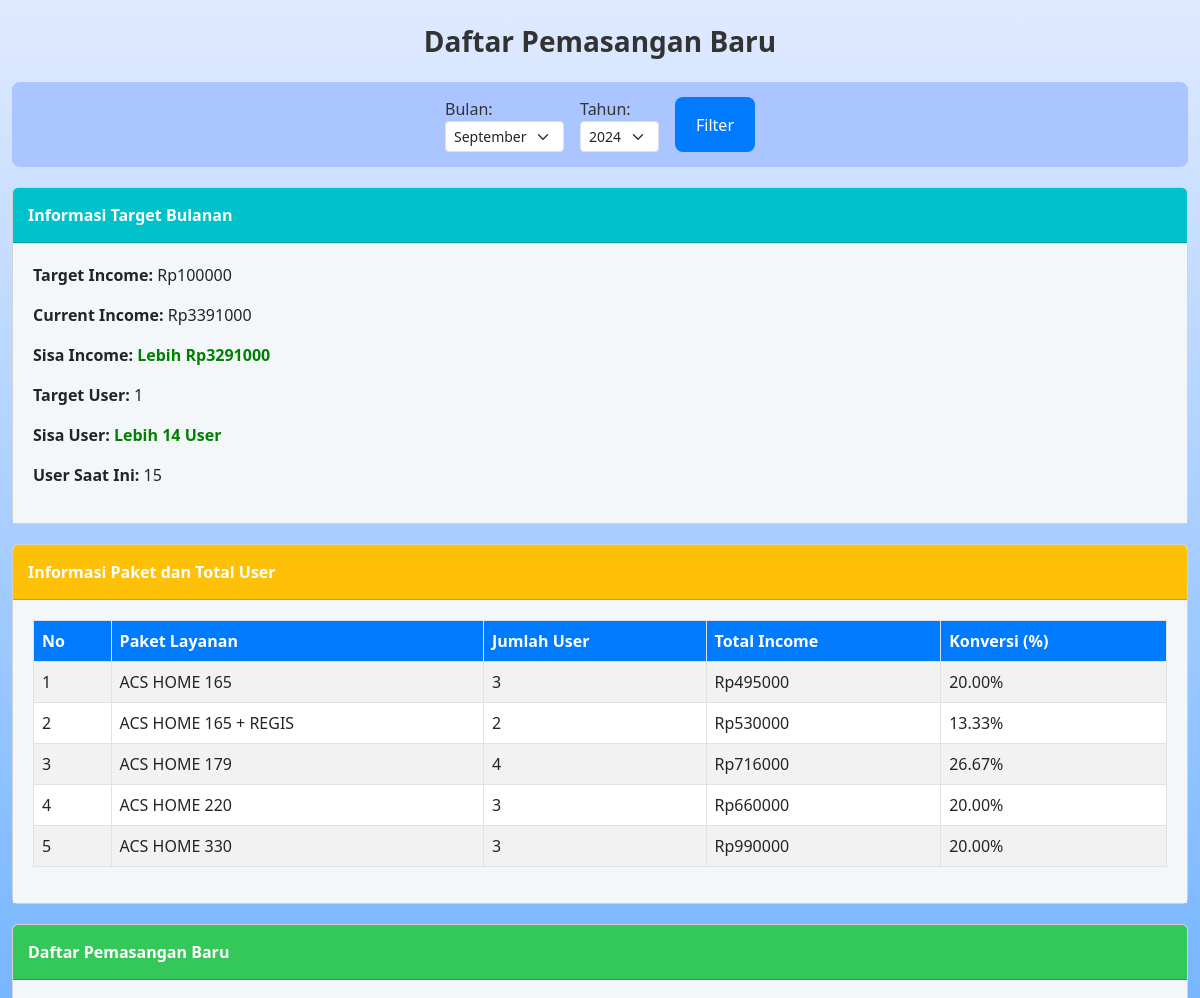
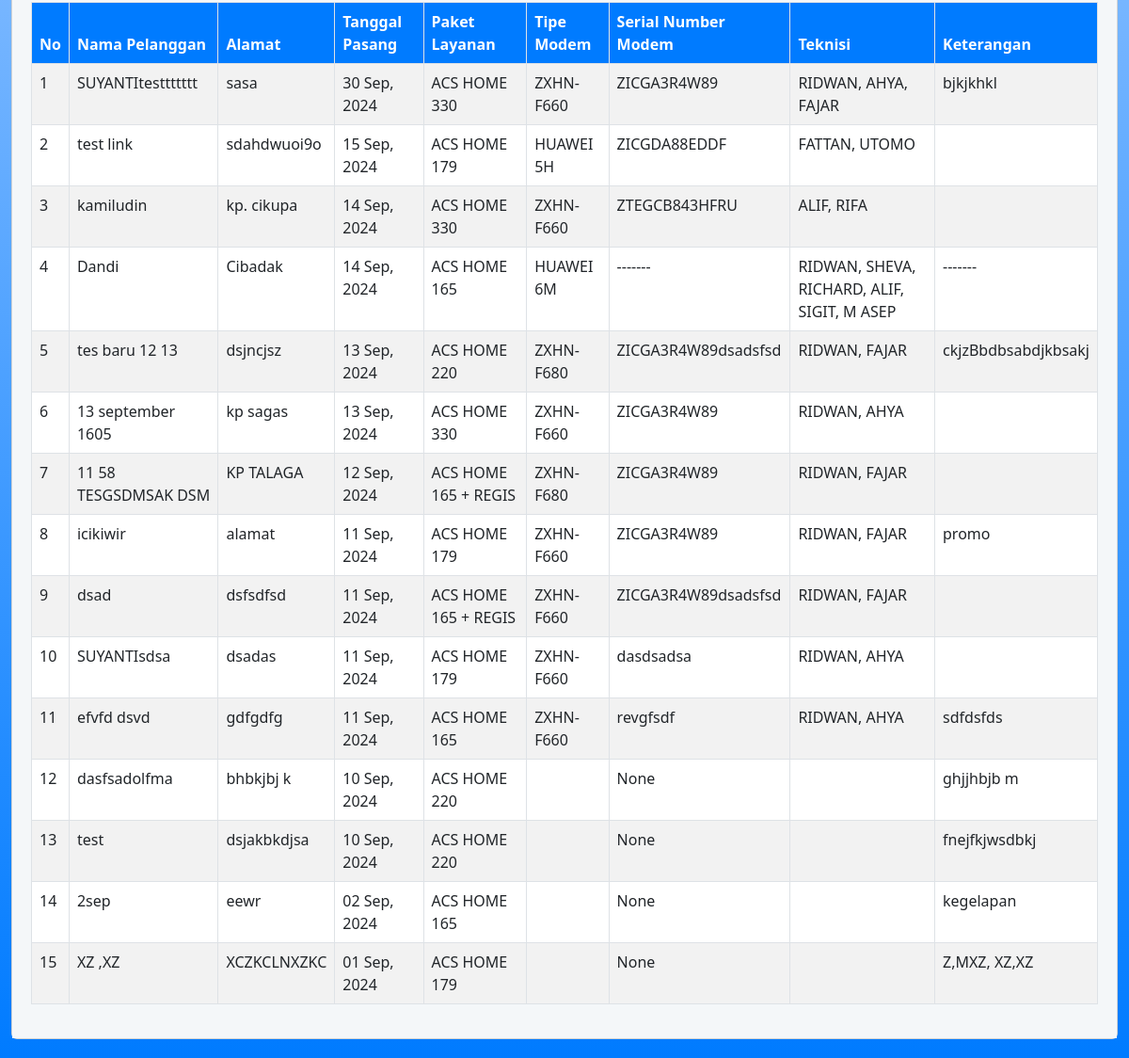
The app's page /listpsb/ (signed in) with its own data (2 pictures, top to bottom).
### psb/models.py (models this page shows, shortened)
class TargetBulanan(models.Model):
    bulan = models.CharField(max_length=7)  # Format MM-YYYY
    target_income = models.IntegerField()
    current_income = models.IntegerField(default=0)
    target_user = models.IntegerField()
    jumlah_user = models.IntegerField(default=0)
    class Meta:
        verbose_name = "Target Bulanan"
        verbose_name_plural = "Target Bulanan"

class PaketLayanan(models.Model):
    nama_paket = models.CharField(max_length=255)
    deskripsi = models.TextField()
    harga_paket = models.IntegerField()
    class Meta:
        verbose_name = "Paket Layanan"
        verbose_name_plural = "Paket Layanan"

class PemasanganBaru(models.Model):
    nama_pelanggan = models.CharField(max_length=255)
    alamat = models.TextField()
    tanggal_pasang = models.DateField()  # Ini mewakili tanggal pemasangan
    paket_layanan = models.ForeignKey('PaketLayanan', on_delete=models.CASCADE)
    modem = models.ForeignKey(Modem, on_delete=models.SET_NULL, null=True, blank=True)
    serial_number_modem = models.CharField(max_length=100, blank=True, null=True)
    teknisi = models.ManyToManyField(Teknisi)
    keterangan = models.TextField(null=True, blank=True)
    class Meta:
        verbose_name = "Pemasangan Baru"
        verbose_name_plural = "Pemasangan Baru"
        ordering = ['-tanggal_pasang']  # Sort by tanggal_pasang

class Modem(models.Model):
    tipe_modem = models.CharField(max_length=50)
    serial_number = models.CharField(max_length=100,null=True)
    class Meta:
        verbose_name = "Tipe Modem"
        verbose_name_plural = "Tipe Modem"

class Teknisi(models.Model):
    nama_teknisi = models.CharField(max_length=100)
    class Meta:
        verbose_name = "Nama Teknisi"
        verbose_name_plural = "Nama Teknisi"

### psb/views.py (the view)
# urls.py: path('listpsb/', pemasangan_list, name='pemasangan_list'),
@login_required
def pemasangan_list(request):
    bulan = request.GET.get('bulan') or str(date.today().month)
    tahun = request.GET.get('tahun') or str(date.today().year)
    pemasangan_list = PemasanganBaru.objects.all()
    if bulan and tahun:
        pemasangan_list = pemasangan_list.filter(tanggal_pasang__year=tahun, tanggal_pasang__month=bulan)
    bulan_tahun = f"{int(bulan):02d}-{tahun}"
    target_bulanan = TargetBulanan.objects.filter(bulan=bulan_tahun).first()
    total_user_all = pemasangan_list.count()
    total_income_all = pemasangan_list.aggregate(Sum('paket_layanan__harga_paket'))['paket_layanan__harga_paket__sum'] or 0
    if target_bulanan:
        target_user = target_bulanan.target_user  # target user bulanan
        sisa_income = total_income_all - target_bulanan.target_income
        sisa_user = total_user_all - target_user
        sisa_income_abs = abs(sisa_income) if sisa_income < 0 else sisa_income
        sisa_user_abs = abs(sisa_user) if sisa_user < 0 else sisa_user
    else:
        target_user = 0
        sisa_income = 0
        sisa_user = 0
        sisa_income_abs = 0
        sisa_user_abs = 0
    paket_data = pemasangan_list.values(
        'paket_layanan__nama_paket', 'paket_layanan__harga_paket'
    ).annotate(
        total_user=Count('paket_layanan'),
        total_income=Sum('paket_layanan__harga_paket')
    )
    for paket in paket_data:
        paket['konversi'] = (paket['total_user'] / total_user_all) * 100 if total_user_all > 0 else 0
    teknisi_data = Teknisi.objects.all()
    modem_data = Modem.objects.all()
    years = range(2020, date.today().year + 1)
    return render(request, 'psb/pemasangan_list.html', {
        'pemasangan_list': pemasangan_list,
        'paket_data': paket_data,
        'total_user_all': total_user_all,  # Jumlah total user (user saat ini)
        'total_income_all': total_income_all,
        'target_bulanan': target_bulanan,
        'target_user': target_user,
        'sisa_income': sisa_income,
        'sisa_income_abs': sisa_income_abs,
        'sisa_user': sisa_user,
        'sisa_user_abs': sisa_user_abs,
        'years': years,  # Daftar tahun untuk dropdown
        'selected_bulan': int(bulan),  # Bulan yang dipilih oleh user
        'selected_tahun': int(tahun),  # Tahun yang dipilih oleh user
        'modem_data': modem_data,  # Data modem untuk ditampilkan
        'teknisi_data': teknisi_data,  # Data teknisi untuk ditampilkan
    })

### psb/templates/psb/pemasangan_list.html (shortened to what this page needs)
<!DOCTYPE html>
<html lang="en">
<head>
    <link href="https://cdn.jsdelivr.net/npm/bootstrap@5.3.0-alpha3/dist/css/bootstrap.min.css" rel="stylesheet">
</head>
<body>
<div class="container">
    <div class="section-title">
        Daftar Pemasangan Baru
    </div>
    <div class="filter-section">
        <form method="GET" class="d-flex justify-content-center">
            <div>
                <label for="bulan">Bulan:</label>
                <select name="bulan" id="bulan" class="form-select form-select-sm">
                    <option value="9" {% if selected_bulan == 9 %}selected{% endif %}>September</option>
                </select>
            </div>
            <div class="mx-3">
                <label for="tahun">Tahun:</label>
                <select name="tahun" id="tahun" class="form-select form-select-sm">
                    {% for year in years %}
                        <option value="{{ year }}" {% if selected_tahun == year %}selected{% endif %}>{{ year }}</option>
                    {% endfor %}
                </select>
            </div>
            <button type="submit" class="btn btn-custom">Filter</button>
        </form>
    </div>
    <div class="card">
        <div class="card-header bg-target">
            Informasi Target Bulanan
        </div>
        <div class="card-body">
            {% if target_bulanan %}
            <p><strong>Target Income:</strong> Rp{{ target_bulanan.target_income }}</p>
            <p><strong>Current Income:</strong> Rp{{ total_income_all }}</p>
            <p><strong>Sisa Income:</strong>
                {% if sisa_income > 0 %}
                    <span class="status-positive">Lebih Rp{{ sisa_income_abs }}</span>
                {% elif sisa_income == 0 %}
                    <span class="status-neutral">Tercapai</span>
                {% else %}
                    <span class="status-negative">Kurang Rp{{ sisa_income_abs }}</span>
                {% endif %}
            </p>
            <p><strong>Target User:</strong> {{ target_user }}</p>
            <p><strong>Sisa User:</strong>
                {% if sisa_user > 0 %}
                    <span class="status-positive">Lebih {{ sisa_user_abs }} User</span>
                {% elif sisa_user == 0 %}
                    <span class="status-neutral">Tercapai</span>
                {% else %}
                    <span class="status-negative">Kurang {{ sisa_user_abs }} User</span>
                {% endif %}
            </p>
            <p><strong>User Saat Ini:</strong> {{ total_user_all }}</p>
            {% else %}
                <p>Tidak ada target untuk bulan yang dipilih.</p>
            {% endif %}
        </div>
    </div>
    <div class="card">
        <div class="card-header bg-paket">
            Informasi Paket dan Total User
        </div>
        <div class="card-body">
            <table class="table table-bordered table-striped">
                <thead>
                    <tr>
                        <th>No</th>
                        <th>Paket Layanan</th>
                        <th>Jumlah User</th>
                        <th>Total Income</th>
                        <th>Konversi (%)</th>
                    </tr>
                </thead>
                <tbody>
                    {% for paket in paket_data %}
                    <tr>
                        <td>{{ forloop.counter }}</td>
                        <td>{{ paket.paket_layanan__nama_paket }}</td>
                        <td>{{ paket.total_user }}</td>
                        <td>Rp{{ paket.total_income }}</td>
                        <td>{{ paket.konversi|floatformat:2 }}%</td>
                    </tr>
                    {% endfor %}
                </tbody>
            </table>
        </div>
    </div>
    <div class="card">
        <div class="card-header bg-pemasangan">
            Daftar Pemasangan Baru
        </div>
        <div class="card-body">
            <table class="table table-bordered table-striped">
                <thead>
                    <tr>
                        <th>No</th>
                        <th>Nama Pelanggan</th>
                        <th>Alamat</th>
                        <th>Tanggal Pasang</th>
                        <th>Paket Layanan</th>
                        <th>Tipe Modem</th>
                        <th>Serial Number Modem</th>
                        <th>Teknisi</th>
                        <th>Keterangan</th>
                    </tr>
                </thead>
                <tbody>
                    {% for pemasangan in pemasangan_list %}
                    <tr>
                        <td>{{ forloop.counter }}</td>
                        <td>{{ pemasangan.nama_pelanggan }}</td>
                        <td>{{ pemasangan.alamat }}</td>
                        <td>{{ pemasangan.tanggal_pasang|date:"d M, Y" }}</td>
                        <td>{{ pemasangan.paket_layanan.nama_paket }}</td>
                        <td>{{ pemasangan.modem.tipe_modem }}</td>
                        <td>{{ pemasangan.serial_number_modem }}</td>
                        <td>
                            {% for teknisi in pemasangan.teknisi.all %}
                                {{ teknisi.nama_teknisi }}{% if not forloop.last %}, {% endif %}
                            {% endfor %}
                        </td>
                        <td>{{ pemasangan.keterangan }}</td>
                    </tr>
                    {% endfor %}
                </tbody>
            </table>
        </div>
    </div>
</div>
</body>
</html>

### psb/templates/psb/pemasangan_list.html (style rules this page uses)
body { font-family: 'Segoe UI', Tahoma, Geneva, Verdana, sans-serif; color: #333; background: linear-gradient(180deg, #e0eaff 0%, #007bff 100%); min-height: 100vh; transition: background 2s ease; }
.container { margin-top: 20px; max-width: 1200px; }
.section-title { font-size: 28px; font-weight: bold; margin-bottom: 20px; color: #333; text-align: center; }
.filter-section, .card { margin-bottom: 20px; }
.filter-section { padding: 15px; background-color: #aac5ff; border-radius: 8px; }
.filter-section label { margin-right: 10px; }
.btn-custom { background-color: #007bff; color: white; border-radius: 8px; padding: 10px 20px; }
.card-header { padding: 15px; font-weight: bold; color: white; }
.card-body { padding: 20px; background-color: #f4f7f9; }
.status-positive { color: green; font-weight: bold; }
.table th { background-color: #007bff; color: white; }
.card-header.bg-target { background-color: #00c2cb; }
.card-header.bg-paket { background-color: #ffc107; }
.card-header.bg-pemasangan { background-color: #34c759; }

### records on screen
TargetBulanan: target_income "100000"
PaketLayanan: paket_layanan__nama_paket "ACS HOME 165", total_user "3", total_income "495000", konversi "20.00"
PaketLayanan: paket_layanan__nama_paket "ACS HOME 165 + REGIS", total_user "2", total_income "530000", konversi "13.33"
PaketLayanan: paket_layanan__nama_paket "ACS HOME 179", total_user "4", total_income "716000", konversi "26.67"
PaketLayanan: paket_layanan__nama_paket "ACS HOME 220", total_user "3", total_income "660000", konversi "20.00"
PaketLayanan: paket_layanan__nama_paket "ACS HOME 330", total_user "3", total_income "990000", konversi "20.00"
PemasanganBaru: nama_pelanggan "SUYANTItesttttttt", alamat "sasa", tanggal_pasang "30 Sep, 2024", paket_layanan.nama_paket "ACS HOME 330", modem.tipe_modem "ZXHN-F660", serial_number_modem "ZICGA3R4W89", keterangan "bjkjkhkl"
Teknisi: nama_teknisi "RIDWAN"
Teknisi: nama_teknisi "AHYA"
Teknisi: nama_teknisi "FAJAR"
PemasanganBaru: nama_pelanggan "test link", alamat "sdahdwuoi9o", tanggal_pasang "15 Sep, 2024", paket_layanan.nama_paket "ACS HOME 179", modem.tipe_modem "HUAWEI 5H", serial_number_modem "ZICGDA88EDDF"
Teknisi: nama_teknisi "FATTAN"
Teknisi: nama_teknisi "UTOMO"
PemasanganBaru: nama_pelanggan "kamiludin", alamat "kp. cikupa", tanggal_pasang "14 Sep, 2024", paket_layanan.nama_paket "ACS HOME 330", modem.tipe_modem "ZXHN-F660", serial_number_modem "ZTEGCB843HFRU"
Teknisi: nama_teknisi "ALIF"
Teknisi: nama_teknisi "RIFA"
PemasanganBaru: nama_pelanggan "Dandi", alamat "Cibadak", tanggal_pasang "14 Sep, 2024", paket_layanan.nama_paket "ACS HOME 165", modem.tipe_modem "HUAWEI 6M", serial_number_modem "-------", keterangan "-------"
Teknisi: nama_teknisi "SHEVA"
Teknisi: nama_teknisi "RICHARD"
Teknisi: nama_teknisi "SIGIT"
Teknisi: nama_teknisi "M ASEP"
PemasanganBaru: nama_pelanggan "tes baru 12 13", alamat "dsjncjsz", tanggal_pasang "13 Sep, 2024", paket_layanan.nama_paket "ACS HOME 220", modem.tipe_modem "ZXHN-F680", serial_number_modem "ZICGA3R4W89dsadsfsd", keterangan "ckjzBbdbsabdjkbsakj"
PemasanganBaru: nama_pelanggan "13 september 1605", alamat "kp sagas", tanggal_pasang "13 Sep, 2024", paket_layanan.nama_paket "ACS HOME 330", modem.tipe_modem "ZXHN-F660", serial_number_modem "ZICGA3R4W89"
PemasanganBaru: nama_pelanggan "11 58 TESGSDMSAK DSM", alamat "KP TALAGA", tanggal_pasang "12 Sep, 2024", paket_layanan.nama_paket "ACS HOME 165 + REGIS", modem.tipe_modem "ZXHN-F680", serial_number_modem "ZICGA3R4W89"
PemasanganBaru: nama_pelanggan "icikiwir", alamat "alamat", tanggal_pasang "11 Sep, 2024", paket_layanan.nama_paket "ACS HOME 179", modem.tipe_modem "ZXHN-F660", serial_number_modem "ZICGA3R4W89", keterangan "promo"
PemasanganBaru: nama_pelanggan "dsad", alamat "dsfsdfsd", tanggal_pasang "11 Sep, 2024", paket_layanan.nama_paket "ACS HOME 165 + REGIS", modem.tipe_modem "ZXHN-F660", serial_number_modem "ZICGA3R4W89dsadsfsd"
PemasanganBaru: nama_pelanggan "SUYANTIsdsa", alamat "dsadas", tanggal_pasang "11 Sep, 2024", paket_layanan.nama_paket "ACS HOME 179", modem.tipe_modem "ZXHN-F660", serial_number_modem "dasdsadsa"
PemasanganBaru: nama_pelanggan "efvfd dsvd", alamat "gdfgdfg", tanggal_pasang "11 Sep, 2024", paket_layanan.nama_paket "ACS HOME 165", modem.tipe_modem "ZXHN-F660", serial_number_modem "revgfsdf", keterangan "sdfdsfds"
PemasanganBaru: nama_pelanggan "dasfsadolfma", alamat "bhbkjbj k", tanggal_pasang "10 Sep, 2024", paket_layanan.nama_paket "ACS HOME 220", serial_number_modem "None", keterangan "ghjjhbjb m"
PemasanganBaru: nama_pelanggan "test", alamat "dsjakbkdjsa", tanggal_pasang "10 Sep, 2024", paket_layanan.nama_paket "ACS HOME 220", serial_number_modem "None", keterangan "fnejfkjwsdbkj"
PemasanganBaru: nama_pelanggan "2sep", alamat "eewr", tanggal_pasang "02 Sep, 2024", paket_layanan.nama_paket "ACS HOME 165", serial_number_modem "None", keterangan "kegelapan"
PemasanganBaru: nama_pelanggan "XZ ,XZ", alamat "XCZKCLNXZKC", tanggal_pasang "01 Sep, 2024", paket_layanan.nama_paket "ACS HOME 179", serial_number_modem "None", keterangan "Z,MXZ, XZ,XZ"

### other values on screen
{{ total_income_all }} "3391000"
{{ sisa_income_abs }} "3291000"
{{ target_user }} "1"
{{ sisa_user_abs }} "14"
{{ total_user_all }} "15"
form field tahun "2024"
